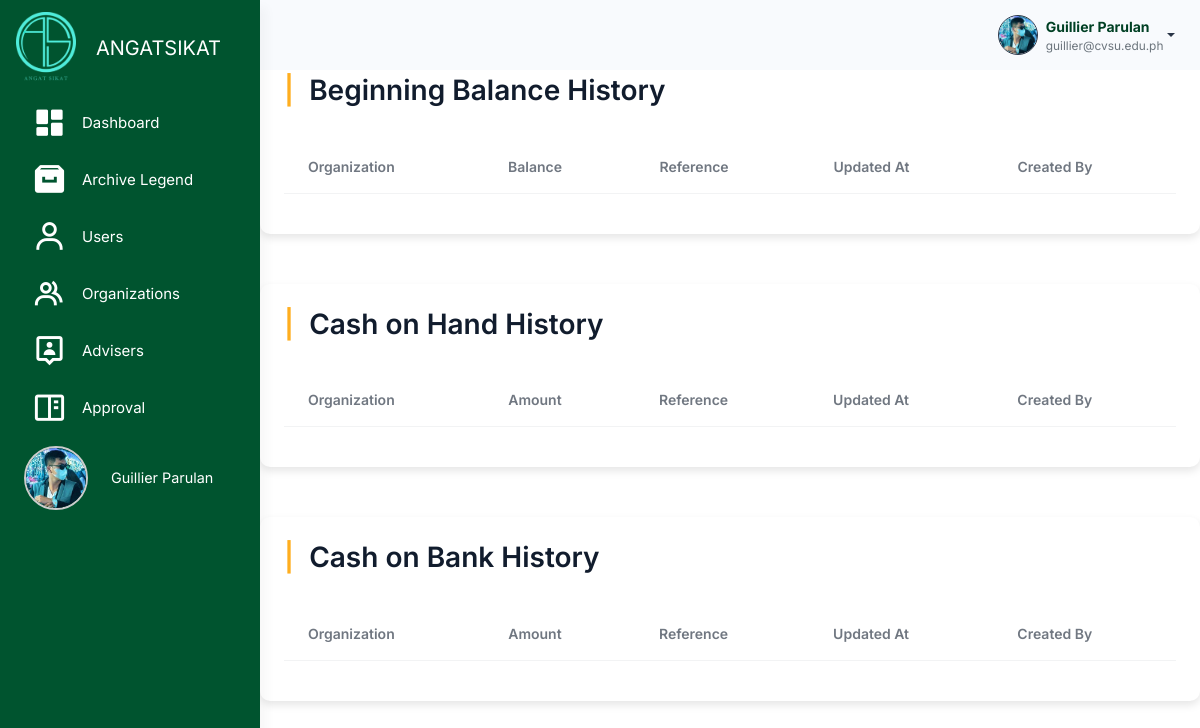
Before: /src/audit_logs/account_logs.php (signed in) with the older database file.
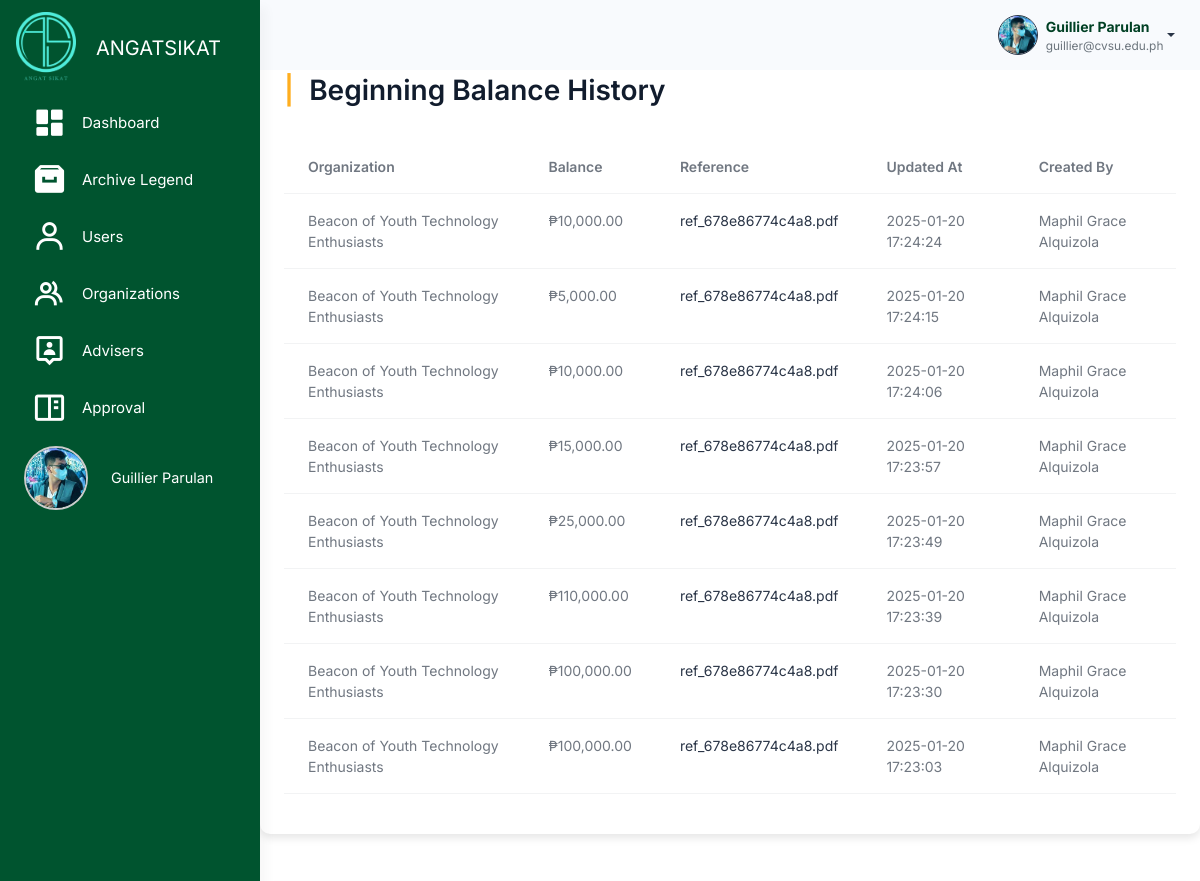
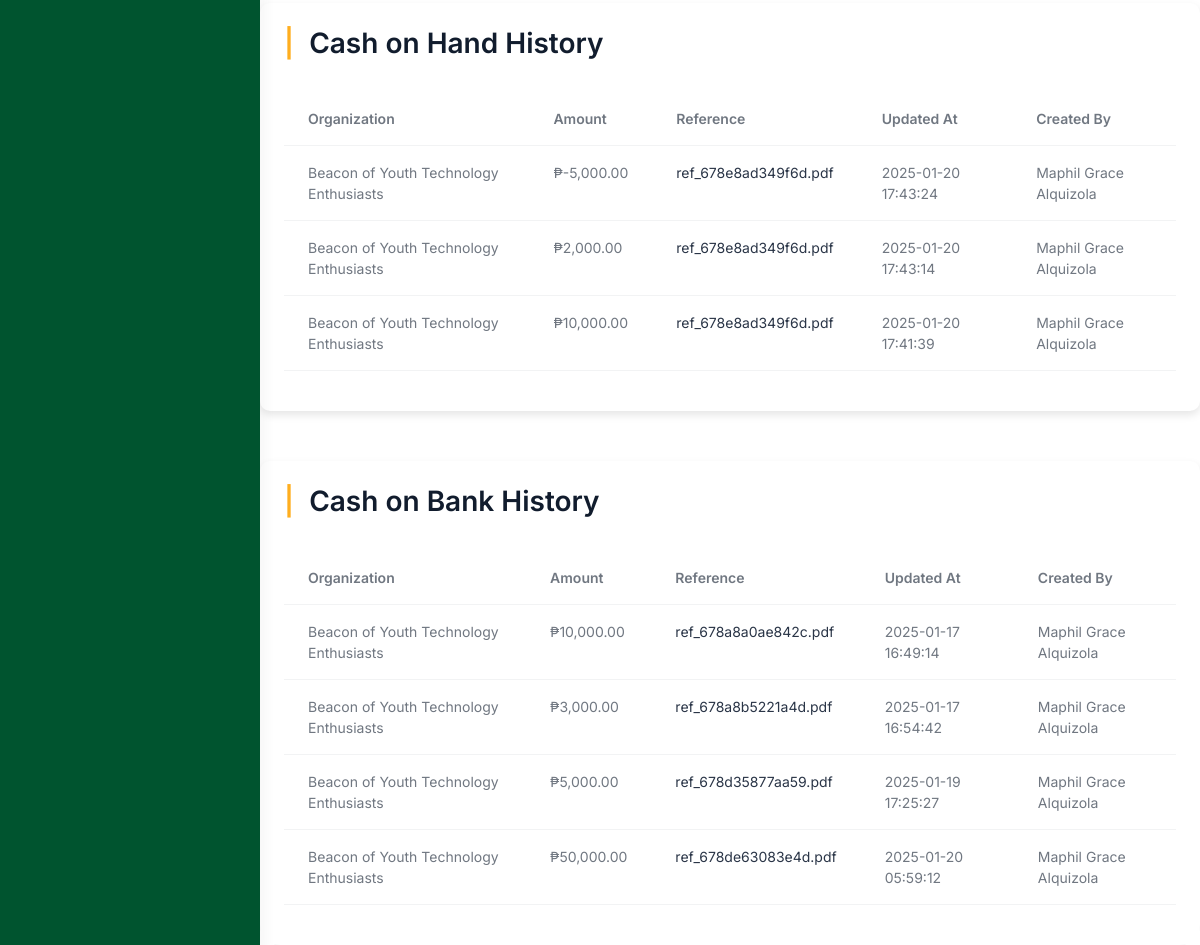
After: the same page with the newer database file (2 pictures, top to bottom).
### tables this page shows
CREATE TABLE `users` (
  `user_id` int(11) NOT NULL,
  `username` varchar(100) NOT NULL,
  `password` varchar(255) NOT NULL,
  `profile_picture` varchar(255) NOT NULL,
  `first_name` varchar(255) NOT NULL,
  `last_name` varchar(255) NOT NULL,
  `email` varchar(100) NOT NULL,
  `role` enum('admin','officer','member') NOT NULL,
  `organization_id` int(11) DEFAULT NULL,
  `archived` tinyint(1) DEFAULT 0,
  `created_at` timestamp NOT NULL DEFAULT current_timestamp(),
  `position` enum('President','Treasurer') NOT NULL,
  `failed_attempts` int(11) DEFAULT 0,
  `is_locked` tinyint(1) DEFAULT 0,
  `last_failed_attempt` datetime DEFAULT NULL
);

CREATE TABLE `beginning_balance_history` (
  `id` int(11) NOT NULL,
  `organization_id` int(11) NOT NULL,
  `amount` double DEFAULT NULL,
  `reference` varchar(255) NOT NULL,
  `created_at` timestamp NOT NULL DEFAULT current_timestamp(),
  `updated_at` timestamp NOT NULL DEFAULT current_timestamp() ON UPDATE current_timestamp(),
  `created_by` int(11) NOT NULL
);

CREATE TABLE `organizations` (
  `organization_id` int(11) NOT NULL,
  `organization_name` varchar(255) NOT NULL,
  `acronym` varchar(100) NOT NULL,
  `organization_logo` varchar(255) DEFAULT NULL,
  `organization_members` int(11) NOT NULL DEFAULT 0,
  `organization_status` enum('Probationary','Level I','Level II') NOT NULL DEFAULT 'Probationary',
  `organization_color` varchar(7) DEFAULT NULL,
  `archived` tinyint(1) DEFAULT 0,
  `created_at` timestamp NOT NULL DEFAULT current_timestamp(),
  `balance` decimal(15,2) DEFAULT 0.00,
  `beginning_balance` decimal(15,2) DEFAULT 0.00,
  `income` decimal(15,2) DEFAULT 0.00,
  `expense` decimal(15,2) DEFAULT 0.00,
  `cash_on_bank` decimal(15,2) DEFAULT 0.00,
  `cash_on_hand` decimal(15,2) DEFAULT 0.00
);

CREATE TABLE `cash_on_hand_history` (
  `id` int(11) NOT NULL,
  `organization_id` int(11) NOT NULL,
  `amount` double DEFAULT NULL,
  `reference` text NOT NULL,
  `created_at` timestamp NOT NULL DEFAULT current_timestamp(),
  `updated_at` timestamp NOT NULL DEFAULT current_timestamp() ON UPDATE current_timestamp(),
  `created_by` int(11) NOT NULL
);

CREATE TABLE `cash_on_bank_history` (
  `id` int(11) NOT NULL,
  `organization_id` int(11) NOT NULL,
  `amount` double DEFAULT NULL,
  `reference` text NOT NULL,
  `created_at` timestamp NOT NULL DEFAULT current_timestamp(),
  `updated_at` timestamp NOT NULL DEFAULT current_timestamp() ON UPDATE current_timestamp(),
  `created_by` int(11) NOT NULL
);

### src/user_query.php (called while the page is built, shortened)
<?php
$user_id = $_SESSION['user_id'];
$user_query = "SELECT * FROM users WHERE user_id = '$user_id'";
$user_result = mysqli_query($conn, $user_query);
if ($user_result && mysqli_num_rows($user_result) > 0) {
    $user = mysqli_fetch_assoc($user_result);
    $firstname = $user['first_name'];
    $lastname = $user['last_name'];
    $fullname = $firstname . ' ' . $lastname;
    $email = $user['email'];
    $profile_picture = $user['profile_picture'];
} else {
    echo "Error fetching user data: " . mysqli_error($conn);
    exit();
}
?>

### src/audit_logs/account_logs.php (the view, shortened to what the rows shown need)
<?php
include '../connection.php';
include '../user_query.php';
?>
<!DOCTYPE html>
<html lang="en">
<head>
    <link rel="stylesheet" href="../assets/css/styles.min.css" />
    <link rel="stylesheet" href="../budget_management/css/budget.css" />
    <link rel="stylesheet" href="css/activities.css" />
    <link href="https://unpkg.com/boxicons@2.1.4/css/boxicons.min.css" rel="stylesheet" />
    <link rel="stylesheet" href="https://cdnjs.cloudflare.com/ajax/libs/font-awesome/6.6.0/css/all.min.css">
    <link rel="stylesheet" href="https://cdn.datatables.net/2.1.7/css/dataTables.bootstrap.min.css" />
</head>
<body>
     <div class="page-wrapper" id="main-wrapper" data-layout="vertical" data-navbarbg="skin6" data-sidebartype="full"
        data-sidebar-position="fixed" data-header-position="fixed">
        <aside class="left-sidebar" id="sidebar">
            <div>
                <nav class="sidebar-nav scroll-sidebar" data-simplebar="">
                    <ul id="sidebarnav">
                        <li class="sidebar-item profile-container">
                            <a class="sidebar-link" href="../user/admin_profile.php" aria-expanded="false"
                                data-tooltip="Profile" style="display: flex; align-items: center; padding: 0.5rem;">
                                <div class="profile-pic-border"
                                    style="height: 4rem; width: 4rem; display: flex; justify-content: center; align-items: center; overflow: hidden; border-radius: 50%; border: 2px solid #ccc;">
                                    <img src="<?php echo !empty($profile_picture) ? '../user/' . htmlspecialchars($profile_picture) : '../user/uploads/default.png'; ?>"
                                        alt="Profile Picture" class="profile-pic"
                                        style="height: 100%; width: 100%; object-fit: cover;" />
                                </div>
                                <span class="profile-name" style="margin-left: 0.5rem; font-size: 0.9rem;">
                                    <?php echo htmlspecialchars($user['first_name']) . ' ' . htmlspecialchars($user['last_name']); ?>
                                </span>
                            </a>
                        </li>
                    </ul>
                </nav>
            </div>
        </aside>
        <div class="body-wrapper">
            <header class="app-header">
                <nav class="navbar navbar-expand-lg navbar-light">
                    <div class="navbar-collapse justify-content-end px-0" id="navbarNav">
                        <ul class="navbar-nav flex-row ms-auto align-items-center justify-content-end">
                            <li class="nav-item dropdown">
                                <div class="dropdown">
                                    <a href="#" class="dropdown-toggle d-flex align-items-center"
                                        data-bs-toggle="dropdown" aria-expanded="false" style="text-decoration: none;">
                                        <img class="border border-dark rounded-circle"
                                            src="<?php echo !empty($profile_picture) ? '../user/' . $profile_picture : '../user/uploads/default.png'; ?>"
                                            alt="Profile"
                                            style="width: 40px; height: 40px; margin-left: 10px; object-fit: cover;">
                                        <div class="d-flex flex-column align-items-start ms-2">
                                            <span style="font-weight: bold; color: #004024;">
                                                <?php echo htmlspecialchars($fullname); ?>
                                            </span>
                                            <span style="font-size: 0.85em; color: #6c757d;">
                                                <?php echo htmlspecialchars($email); ?>
                                            </span>
                                        </div>
                                    </a>
                                </div>
                            </li>
                        </ul>
                    </div>
                </nav>
            </header>
    <div class="container p-4" style="margin-top: 50px;">
        <h2><span class="text-warning fw-bold me-2">|</span> Beginning Balance History</h2>
        <div class="table-responsive">
            <table class="table mt-4" id="beginningBalanceHistoryTable">
                <thead>
                    <tr>
                        <th>Organization</th>
                        <th>Balance</th>
                        <th>Reference</th>
                        <th>Updated At</th>
                        <th>Created By</th>
                    </tr>
                </thead>
                <tbody>
                    <?php
                    $query = "
                        SELECT h.amount, h.updated_at, h.reference, u.first_name, u.last_name, o.organization_name
                        FROM beginning_balance_history h
                        JOIN organizations o ON h.organization_id = o.organization_id
                        JOIN users u ON h.created_by = u.user_id
                    ";
                    $result = mysqli_query($conn, $query);
                    while ($row = mysqli_fetch_assoc($result)) {
                        $organization = $row['organization_name'];
                        $beginning_balance = number_format($row['amount'], 2);
                        $reference = $row['reference'];
                        $updated_at = date('Y-m-d H:i:s', strtotime($row['updated_at']));
                        $created_by = $row['first_name'] . ' ' . $row['last_name'];
                        ?>
                        <tr>
                            <td>
                                <?php echo htmlspecialchars($organization); ?>
                            </td>
                            <td>
                                ₱<?php echo htmlspecialchars($beginning_balance); ?>
                            </td>
                            <td>
                                <a href="../budget_management/uploads/references/<?php echo $reference; ?>"
                                        class='link-offset-2 link-underline link-underline-opacity-0' target="_blank">
                                            <?php echo $reference; ?>
                                </a>
                            </td>
                            <td>
                                <?php echo htmlspecialchars($updated_at); ?>
                            </td>
                            <td>
                                <?php echo htmlspecialchars($created_by); ?>
                            </td>
                        </tr>
                        <?php
                    }
                    ?>
                </tbody>
            </table>
        </div>
    </div>
    <div class="container p-4" style="margin-top: 50px;">
        <h2><span class="text-warning fw-bold me-2">|</span> Cash on Hand History</h2>
        <div class="table-responsive">
            <table class="table mt-4" id="cashOnHandHistoryTable">
                <thead>
                    <tr>
                        <th>Organization</th>
                        <th>Amount</th>
                        <th>Reference</th>
                        <th>Updated At</th>
                        <th>Created By</th>
                    </tr>
                </thead>
                <tbody>
                    <?php
                    $query = "
                        SELECT h.amount, h.updated_at, h.reference, u.first_name, u.last_name, o.organization_name
                        FROM cash_on_hand_history h
                        JOIN organizations o ON h.organization_id = o.organization_id
                        JOIN users u ON h.created_by = u.user_id
                    ";
                    $result = mysqli_query($conn, $query);
                    while ($row = mysqli_fetch_assoc($result)) {
                        $organization = $row['organization_name'];
                        $amount = number_format($row['amount'], 2);
                        $reference = $row['reference'];
                        $updated_at = date('Y-m-d H:i:s', strtotime($row['updated_at']));
                        $created_by = $row['first_name'] . ' ' . $row['last_name'];
                        ?>
                        <tr>
                            <td>
                                <?php echo htmlspecialchars($organization); ?>
                            </td>
                            <td>
                                ₱<?php echo htmlspecialchars($amount); ?>
                            </td>
                            <td>
                                <a href="../budget_management/uploads/references/<?php echo $reference; ?>"
                                        class='link-offset-2 link-underline link-underline-opacity-0' target="_blank">
                                            <?php echo $reference; ?>
                                </a>
                            </td>
                            <td>
                                <?php echo htmlspecialchars($updated_at); ?>
                            </td>
                            <td>
                                <?php echo htmlspecialchars($created_by); ?>
                            </td>
                        </tr>
                        <?php
                    }
                    ?>
                </tbody>
            </table>
        </div>
    </div>
    <div class="container p-4" style="margin-top: 50px;">
        <h2><span class="text-warning fw-bold me-2">|</span> Cash on Bank History</h2>
        <div class="table-responsive">
            <table class="table mt-4" id="cashOnBankHistoryTable">
                <thead>
                    <tr>
                        <th>Organization</th>
                        <th>Amount</th>
                        <th>Reference</th>
                        <th>Updated At</th>
                        <th>Created By</th>
                    </tr>
                </thead>
                <tbody>
                    <?php
                    $query = "
                        SELECT h.amount, h.updated_at, h.reference, u.first_name, u.last_name, o.organization_name
                        FROM cash_on_bank_history h
                        JOIN organizations o ON h.organization_id = o.organization_id
                        JOIN users u ON h.created_by = u.user_id
                    ";
                    $result = mysqli_query($conn, $query);
                    while ($row = mysqli_fetch_assoc($result)) {
                        $organization = $row['organization_name'];
                        $amount = number_format($row['amount'], 2);
                        $reference = $row['reference'];
                        $updated_at = date('Y-m-d H:i:s', strtotime($row['updated_at']));
                        $created_by = $row['first_name'] . ' ' . $row['last_name'];
                        ?>
                        <tr>
                            <td>
                                <?php echo htmlspecialchars($organization); ?>
                            </td>
                            <td>
                                ₱<?php echo htmlspecialchars($amount); ?>
                            </td>
                            <td>
                                <a href="../budget_management/uploads/references/<?php echo $reference; ?>"
                                        class='link-offset-2 link-underline link-underline-opacity-0' target="_blank">
                                            <?php echo $reference; ?>
                                </a>
                            </td>
                            <td>
                                <?php echo htmlspecialchars($updated_at); ?>
                            </td>
                            <td>
                                <?php echo htmlspecialchars($created_by); ?>
                            </td>
                        </tr>
                        <?php
                    }
                    ?>
                </tbody>
            </table>
        </div>
    </div>
    </div>
    </div>
</body>
</html>

Changed rows visible on the page:
added beginning_balance_history: organization.organization_name "Beacon of Youth Technology Enthusiasts", amount "10,000.00", reference "ref_678e86774c4a8.pdf", updated_at "2025-01-20 17:24:24", created_by.last_name "Maphil Grace Alquizola"
added beginning_balance_history: organization.organization_name "Beacon of Youth Technology Enthusiasts", amount "5,000.00", reference "ref_678e86774c4a8.pdf", updated_at "2025-01-20 17:24:15", created_by.last_name "Maphil Grace Alquizola"
added beginning_balance_history: organization.organization_name "Beacon of Youth Technology Enthusiasts", amount "10,000.00", reference "ref_678e86774c4a8.pdf", updated_at "2025-01-20 17:24:06", created_by.last_name "Maphil Grace Alquizola"
added beginning_balance_history: organization.organization_name "Beacon of Youth Technology Enthusiasts", amount "15,000.00", reference "ref_678e86774c4a8.pdf", updated_at "2025-01-20 17:23:57", created_by.last_name "Maphil Grace Alquizola"
added beginning_balance_history: organization.organization_name "Beacon of Youth Technology Enthusiasts", amount "25,000.00", reference "ref_678e86774c4a8.pdf", updated_at "2025-01-20 17:23:49", created_by.last_name "Maphil Grace Alquizola"
added beginning_balance_history: organization.organization_name "Beacon of Youth Technology Enthusiasts", amount "110,000.00", reference "ref_678e86774c4a8.pdf", updated_at "2025-01-20 17:23:39", created_by.last_name "Maphil Grace Alquizola"
added beginning_balance_history: organization.organization_name "Beacon of Youth Technology Enthusiasts", amount "100,000.00", reference "ref_678e86774c4a8.pdf", updated_at "2025-01-20 17:23:30", created_by.last_name "Maphil Grace Alquizola"
added beginning_balance_history: organization.organization_name "Beacon of Youth Technology Enthusiasts", amount "100,000.00", reference "ref_678e86774c4a8.pdf", updated_at "2025-01-20 17:23:03", created_by.last_name "Maphil Grace Alquizola"
added cash_on_hand_history: organization.organization_name "Beacon of Youth Technology Enthusiasts", amount "-5,000.00", reference "ref_678e8ad349f6d.pdf", updated_at "2025-01-20 17:43:24", created_by.last_name "Maphil Grace Alquizola"
added cash_on_hand_history: organization.organization_name "Beacon of Youth Technology Enthusiasts", amount "2,000.00", reference "ref_678e8ad349f6d.pdf", updated_at "2025-01-20 17:43:14", created_by.last_name "Maphil Grace Alquizola"
added cash_on_hand_history: organization.organization_name "Beacon of Youth Technology Enthusiasts", amount "10,000.00", reference "ref_678e8ad349f6d.pdf", updated_at "2025-01-20 17:41:39", created_by.last_name "Maphil Grace Alquizola"
added cash_on_bank_history: organization.organization_name "Beacon of Youth Technology Enthusiasts", amount "10,000.00", reference "ref_678a8a0ae842c.pdf", updated_at "2025-01-17 16:49:14", created_by.last_name "Maphil Grace Alquizola"
added cash_on_bank_history: organization.organization_name "Beacon of Youth Technology Enthusiasts", amount "3,000.00", reference "ref_678a8b5221a4d.pdf", updated_at "2025-01-17 16:54:42", created_by.last_name "Maphil Grace Alquizola"
added cash_on_bank_history: organization.organization_name "Beacon of Youth Technology Enthusiasts", amount "5,000.00", reference "ref_678d35877aa59.pdf", updated_at "2025-01-19 17:25:27", created_by.last_name "Maphil Grace Alquizola"
added cash_on_bank_history: organization.organization_name "Beacon of Youth Technology Enthusiasts", amount "50,000.00", reference "ref_678de63083e4d.pdf", updated_at "2025-01-20 05:59:12", created_by.last_name "Maphil Grace Alquizola"
